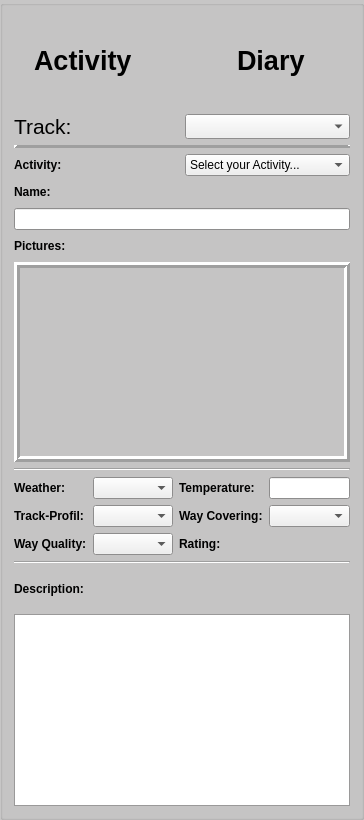
       <widget class="QGroupBox" name="leftGroupBox" >
        <property name="sizePolicy" >
         <sizepolicy vsizetype="Preferred" hsizetype="Fixed" >
          <horstretch>0</horstretch>
          <verstretch>0</verstretch>
         </sizepolicy>
        </property>
        <property name="maximumSize" >
         <size>
          <width>325</width>
          <height>16777215</height>
         </size>
        </property>
        <property name="palette" >
         <palette>
          <active>
           <colorrole role="Base" >
            <brush brushstyle="SolidPattern" >
             <color alpha="255" >
              <red>255</red>
              <green>255</green>
              <blue>255</blue>
             </color>
            </brush>
           </colorrole>
           <colorrole role="Window" >
            <brush brushstyle="SolidPattern" >
             <color alpha="255" >
              <red>199</red>
              <green>198</green>
              <blue>198</blue>
             </color>
            </brush>
           </colorrole>
          </active>
          <inactive>
           <colorrole role="Base" >
            <brush brushstyle="SolidPattern" >
             <color alpha="255" >
              <red>255</red>
              <green>255</green>
              <blue>255</blue>
             </color>
            </brush>
           </colorrole>
           <colorrole role="Window" >
            <brush brushstyle="SolidPattern" >
             <color alpha="255" >
              <red>199</red>
              <green>198</green>
              <blue>198</blue>
             </color>
            </brush>
           </colorrole>
          </inactive>
          <disabled>
           <colorrole role="Base" >
            <brush brushstyle="SolidPattern" >
             <color alpha="255" >
              <red>199</red>
              <green>198</green>
              <blue>198</blue>
             </color>
            </brush>
           </colorrole>
           <colorrole role="Window" >
            <brush brushstyle="SolidPattern" >
             <color alpha="255" >
              <red>199</red>
              <green>198</green>
              <blue>198</blue>
             </color>
            </brush>
           </colorrole>
          </disabled>
         </palette>
        </property>
        <property name="title" >
         <string/>
        </property>
        <layout class="QVBoxLayout" name="verticalLayout_13" >
         <item>
          <layout class="QVBoxLayout" name="verticalLayout_5" >
           <item>
            <spacer name="verticalSpacer_5" >
             <property name="orientation" >
              <enum>Qt::Vertical</enum>
             </property>
             <property name="sizeType" >
              <enum>QSizePolicy::Fixed</enum>
             </property>
             <property name="sizeHint" stdset="0" >
              <size>
               <width>20</width>
               <height>15</height>
              </size>
             </property>
            </spacer>
           </item>
           <item>
            <layout class="QHBoxLayout" name="horizontalLayout_2" >
             <item>
              <spacer name="horizontalSpacer" >
               <property name="orientation" >
                <enum>Qt::Horizontal</enum>
               </property>
               <property name="sizeType" >
                <enum>QSizePolicy::Preferred</enum>
               </property>
               <property name="sizeHint" stdset="0" >
                <size>
                 <width>20</width>
                 <height>56</height>
                </size>
               </property>
              </spacer>
             </item>
             <item>
              <widget class="QLabel" name="label_2" >
               <property name="font" >
                <font>
                 <pointsize>20</pointsize>
                 <weight>75</weight>
                 <bold>true</bold>
                </font>
               </property>
               <property name="text" >
                <string>Activity</string>
               </property>
              </widget>
             </item>
             <item>
              <widget class="QLabel" name="iconLabel" >
               <property name="sizePolicy" >
                <sizepolicy vsizetype="Preferred" hsizetype="Preferred" >
                 <horstretch>0</horstretch>
                 <verstretch>0</verstretch>
                </sizepolicy>
               </property>
               <property name="autoFillBackground" >
                <bool>false</bool>
               </property>
               <property name="text" >
                <string/>
               </property>
              </widget>
             </item>
             <item>
              <widget class="QLabel" name="label_4" >
               <property name="font" >
                <font>
                 <pointsize>20</pointsize>
                 <weight>75</weight>
                 <bold>true</bold>
                </font>
               </property>
               <property name="text" >
                <string>Diary</string>
               </property>
              </widget>
             </item>
             <item>
              <spacer name="horizontalSpacer_10" >
               <property name="orientation" >
                <enum>Qt::Horizontal</enum>
               </property>
               <property name="sizeType" >
                <enum>QSizePolicy::Preferred</enum>
               </property>
               <property name="sizeHint" stdset="0" >
                <size>
                 <width>20</width>
                 <height>56</height>
                </size>
               </property>
              </spacer>
             </item>
            </layout>
           </item>
           <item>
            <spacer name="verticalSpacer_3" >
             <property name="orientation" >
              <enum>Qt::Vertical</enum>
             </property>
             <property name="sizeType" >
              <enum>QSizePolicy::Fixed</enum>
             </property>
             <property name="sizeHint" stdset="0" >
              <size>
               <width>20</width>
               <height>20</height>
              </size>
             </property>
            </spacer>
           </item>
          </layout>
         </item>
         <item>
          <layout class="QHBoxLayout" name="horizontalLayout_11" >
           <item>
            <widget class="QLabel" name="label" >
             <property name="font" >
              <font>
               <pointsize>16</pointsize>
              </font>
             </property>
             <property name="text" >
              <string>Track:</string>
             </property>
             <property name="buddy" >
              <cstring>mTrackCombo</cstring>
             </property>
            </widget>
           </item>
           <item>
            <widget class="QComboBox" name="mTrackCombo" >
             <property name="sizePolicy" >
              <sizepolicy vsizetype="Preferred" hsizetype="Preferred" >
               <horstretch>0</horstretch>
               <verstretch>0</verstretch>
              </sizepolicy>
             </property>
             <property name="minimumSize" >
              <size>
               <width>0</width>
               <height>0</height>
              </size>
             </property>
            </widget>
           </item>
          </layout>
         </item>
         <item>
          <widget class="QFrame" name="separatorFrame" >
           <property name="sizePolicy" >
            <sizepolicy vsizetype="Fixed" hsizetype="MinimumExpanding" >
             <horstretch>0</horstretch>
             <verstretch>0</verstretch>
            </sizepolicy>
           </property>
           <property name="minimumSize" >
            <size>
             <width>0</width>
             <height>3</height>
            </size>
           </property>
           <property name="maximumSize" >
            <size>
             <width>16777215</width>
             <height>3</height>
            </size>
           </property>
           <property name="frameShape" >
            <enum>QFrame::Box</enum>
           </property>
           <property name="frameShadow" >
            <enum>QFrame::Raised</enum>
           </property>
           <property name="lineWidth" >
            <number>5</number>
           </property>
           <property name="midLineWidth" >
            <number>0</number>
           </property>
          </widget>
         </item>
         <item>
          <layout class="QHBoxLayout" name="horizontalLayout_9" >
           <item>
            <widget class="QLabel" name="label_21" >
             <property name="font" >
              <font>
               <weight>75</weight>
               <bold>true</bold>
              </font>
             </property>
             <property name="text" >
              <string>Activity:</string>
             </property>
            </widget>
           </item>
           <item>
            <widget class="QComboBox" name="activitytype" >
             <property name="sizePolicy" >
              <sizepolicy vsizetype="Preferred" hsizetype="Preferred" >
               <horstretch>0</horstretch>
               <verstretch>0</verstretch>
              </sizepolicy>
             </property>
             <item>
              <property name="text" >
               <string>Select your Activity...</string>
              </property>
             </item>
             <item>
              <property name="text" >
               <string>Cycling - Racing Bike</string>
              </property>
             </item>
             <item>
              <property name="text" >
               <string>Cycling - Mountain Bike</string>
              </property>
             </item>
             <item>
              <property name="text" >
               <string>Hiking</string>
              </property>
             </item>
             <item>
              <property name="text" >
               <string>Running</string>
              </property>
             </item>
            </widget>
           </item>
          </layout>
         </item>
         <item>
          <layout class="QVBoxLayout" name="verticalLayout_9" >
           <item>
            <layout class="QHBoxLayout" name="horizontalLayout_19" >
             <item>
              <widget class="QLabel" name="label_23" >
               <property name="sizePolicy" >
                <sizepolicy vsizetype="Preferred" hsizetype="Preferred" >
                 <horstretch>0</horstretch>
                 <verstretch>0</verstretch>
                </sizepolicy>
               </property>
               <property name="font" >
                <font>
                 <weight>75</weight>
                 <bold>true</bold>
                </font>
               </property>
               <property name="text" >
                <string>Name:</string>
               </property>
              </widget>
             </item>
             <item>
              <spacer name="horizontalSpacer_5" >
               <property name="orientation" >
                <enum>Qt::Horizontal</enum>
               </property>
               <property name="sizeType" >
                <enum>QSizePolicy::Preferred</enum>
               </property>
               <property name="sizeHint" stdset="0" >
                <size>
                 <width>40</width>
                 <height>20</height>
                </size>
               </property>
              </spacer>
             </item>
            </layout>
           </item>
           <item>
            <widget class="QLineEdit" name="trackname" />
           </item>
          </layout>
         </item>
         <item>
          <layout class="QVBoxLayout" name="verticalLayout_6" >
           <item>
            <layout class="QHBoxLayout" name="horizontalLayout_8" >
             <item>
              <widget class="QLabel" name="label_28" >
               <property name="sizePolicy" >
                <sizepolicy vsizetype="Preferred" hsizetype="Preferred" >
                 <horstretch>0</horstretch>
                 <verstretch>0</verstretch>
                </sizepolicy>
               </property>
               <property name="font" >
                <font>
                 <weight>75</weight>
                 <bold>true</bold>
                </font>
               </property>
               <property name="text" >
                <string>Pictures:</string>
               </property>
              </widget>
             </item>
             <item>
              <spacer name="horizontalSpacer_3" >
               <property name="orientation" >
                <enum>Qt::Horizontal</enum>
               </property>
               <property name="sizeType" >
                <enum>QSizePolicy::Preferred</enum>
               </property>
               <property name="sizeHint" stdset="0" >
                <size>
                 <width>40</width>
                 <height>20</height>
                </size>
               </property>
              </spacer>
             </item>
            </layout>
           </item>
           <item>
            <widget class="QFrame" name="pictureFrame" >
             <property name="sizePolicy" >
              <sizepolicy vsizetype="Preferred" hsizetype="Preferred" >
               <horstretch>0</horstretch>
               <verstretch>0</verstretch>
              </sizepolicy>
             </property>
             <property name="minimumSize" >
              <size>
               <width>250</width>
               <height>200</height>
              </size>
             </property>
             <property name="frameShape" >
              <enum>QFrame::Box</enum>
             </property>
             <property name="frameShadow" >
              <enum>QFrame::Raised</enum>
             </property>
             <property name="lineWidth" >
              <number>3</number>
             </property>
            </widget>
           </item>
          </layout>
         </item>
         <item>
          <widget class="Line" name="line" >
           <property name="orientation" >
            <enum>Qt::Horizontal</enum>
           </property>
          </widget>
         </item>
         <item>
          <layout class="QGridLayout" name="gridLayout_2" >
           <item row="0" column="0" >
            <widget class="QLabel" name="label_20" >
             <property name="sizePolicy" >
              <sizepolicy vsizetype="Preferred" hsizetype="Preferred" >
               <horstretch>0</horstretch>
               <verstretch>0</verstretch>
              </sizepolicy>
             </property>
             <property name="font" >
              <font>
               <weight>75</weight>
               <bold>true</bold>
              </font>
             </property>
             <property name="text" >
              <string>Weather:</string>
             </property>
            </widget>
           </item>
           <item row="0" column="1" >
            <widget class="QComboBox" name="weather" >
             <property name="sizePolicy" >
              <sizepolicy vsizetype="Preferred" hsizetype="Preferred" >
               <horstretch>0</horstretch>
               <verstretch>0</verstretch>
              </sizepolicy>
             </property>
             <item>
              <property name="text" >
               <string/>
              </property>
             </item>
             <item>
              <property name="text" >
               <string>sunny</string>
              </property>
             </item>
             <item>
              <property name="text" >
               <string>cloudly</string>
              </property>
             </item>
             <item>
              <property name="text" >
               <string>rainy</string>
              </property>
             </item>
             <item>
              <property name="text" >
               <string>dusty</string>
              </property>
             </item>
            </widget>
           </item>
           <item row="0" column="2" colspan="2" >
            <widget class="QLabel" name="label_29" >
             <property name="sizePolicy" >
              <sizepolicy vsizetype="Preferred" hsizetype="Preferred" >
               <horstretch>0</horstretch>
               <verstretch>0</verstretch>
              </sizepolicy>
             </property>
             <property name="font" >
              <font>
               <weight>75</weight>
               <bold>true</bold>
              </font>
             </property>
             <property name="text" >
              <string>Temperature:</string>
             </property>
            </widget>
           </item>
           <item row="0" column="4" >
            <widget class="QLineEdit" name="temperature" />
           </item>
           <item row="1" column="0" >
            <widget class="QLabel" name="label_18" >
             <property name="sizePolicy" >
              <sizepolicy vsizetype="Preferred" hsizetype="Preferred" >
               <horstretch>0</horstretch>
               <verstretch>0</verstretch>
              </sizepolicy>
             </property>
             <property name="font" >
              <font>
               <weight>75</weight>
               <bold>true</bold>
              </font>
             </property>
             <property name="text" >
              <string>Track-Profil:</string>
             </property>
            </widget>
           </item>
           <item row="1" column="1" >
            <widget class="QComboBox" name="profil" >
             <property name="sizePolicy" >
              <sizepolicy vsizetype="Preferred" hsizetype="Preferred" >
               <horstretch>0</horstretch>
               <verstretch>0</verstretch>
              </sizepolicy>
             </property>
             <item>
              <property name="text" >
               <string/>
              </property>
             </item>
             <item>
              <property name="text" >
               <string>even</string>
              </property>
             </item>
             <item>
              <property name="text" >
               <string>hilly</string>
              </property>
             </item>
            </widget>
           </item>
           <item row="1" column="2" colspan="2" >
            <widget class="QLabel" name="label_19" >
             <property name="sizePolicy" >
              <sizepolicy vsizetype="Preferred" hsizetype="Preferred" >
               <horstretch>0</horstretch>
               <verstretch>0</verstretch>
              </sizepolicy>
             </property>
             <property name="font" >
              <font>
               <weight>75</weight>
               <bold>true</bold>
              </font>
             </property>
             <property name="text" >
              <string>Way Covering:</string>
             </property>
            </widget>
           </item>
           <item row="1" column="4" >
            <widget class="QComboBox" name="covering" >
             <property name="sizePolicy" >
              <sizepolicy vsizetype="Preferred" hsizetype="Preferred" >
               <horstretch>0</horstretch>
               <verstretch>0</verstretch>
              </sizepolicy>
             </property>
             <item>
              <property name="text" >
               <string/>
              </property>
             </item>
             <item>
              <property name="text" >
               <string>asphalt</string>
              </property>
             </item>
             <item>
              <property name="text" >
               <string>ballast</string>
              </property>
             </item>
             <item>
              <property name="text" >
               <string>forest soil</string>
              </property>
             </item>
             <item>
              <property name="text" >
               <string>gras</string>
              </property>
             </item>
            </widget>
           </item>
           <item row="2" column="0" >
            <widget class="QLabel" name="label_22" >
             <property name="sizePolicy" >
              <sizepolicy vsizetype="Preferred" hsizetype="Preferred" >
               <horstretch>0</horstretch>
               <verstretch>0</verstretch>
              </sizepolicy>
             </property>
             <property name="font" >
              <font>
               <weight>75</weight>
               <bold>true</bold>
              </font>
             </property>
             <property name="text" >
              <string>Way Quality:</string>
             </property>
            </widget>
           </item>
           <item row="2" column="1" >
            <widget class="QComboBox" name="quality" >
             <property name="sizePolicy" >
              <sizepolicy vsizetype="Preferred" hsizetype="Preferred" >
               <horstretch>0</horstretch>
               <verstretch>0</verstretch>
              </sizepolicy>
             </property>
             <item>
              <property name="text" >
               <string/>
              </property>
             </item>
             <item>
              <property name="text" >
               <string>excellent</string>
              </property>
             </item>
             <item>
              <property name="text" >
               <string>good</string>
              </property>
             </item>
             <item>
              <property name="text" >
               <string>bad</string>
              </property>
             </item>
            </widget>
           </item>
           <item row="2" column="2" >
            <widget class="QLabel" name="label_17" >
             <property name="sizePolicy" >
              <sizepolicy vsizetype="Preferred" hsizetype="Preferred" >
               <horstretch>0</horstretch>
               <verstretch>0</verstretch>
              </sizepolicy>
             </property>
             <property name="font" >
              <font>
               <weight>75</weight>
               <bold>true</bold>
              </font>
             </property>
             <property name="text" >
              <string>Rating:</string>
             </property>
            </widget>
           </item>
           <item row="2" column="3" colspan="2" >
            <layout class="QHBoxLayout" name="horizontalLayout_10" >
             <item>
              <widget class="QLabel" name="ratingLabel_1" >
               <property name="text" >
                <string/>
               </property>
              </widget>
             </item>
             <item>
              <widget class="QLabel" name="ratingLabel_2" >
               <property name="text" >
                <string/>
               </property>
              </widget>
             </item>
             <item>
              <widget class="QLabel" name="ratingLabel_3" >
               <property name="text" >
                <string/>
               </property>
              </widget>
             </item>
             <item>
              <widget class="QLabel" name="ratingLabel_4" >
               <property name="text" >
                <string/>
               </property>
              </widget>
             </item>
            </layout>
           </item>
          </layout>
         </item>
         <item>
          <widget class="Line" name="line_2" >
           <property name="orientation" >
            <enum>Qt::Horizontal</enum>
           </property>
          </widget>
         </item>
         <item>
          <layout class="QVBoxLayout" name="verticalLayout_11" >
           <item>
            <layout class="QHBoxLayout" name="horizontalLayout_13" >
             <item>
              <widget class="QLabel" name="label_3" >
               <property name="sizePolicy" >
                <sizepolicy vsizetype="Preferred" hsizetype="Preferred" >
                 <horstretch>0</horstretch>
                 <verstretch>0</verstretch>
                </sizepolicy>
               </property>
               <property name="font" >
                <font>
                 <weight>75</weight>
                 <bold>true</bold>
                </font>
               </property>
               <property name="text" >
                <string>Description:</string>
               </property>
              </widget>
             </item>
             <item>
              <spacer name="horizontalSpacer_6" >
               <property name="orientation" >
                <enum>Qt::Horizontal</enum>
               </property>
               <property name="sizeType" >
                <enum>QSizePolicy::Preferred</enum>
               </property>
               <property name="sizeHint" stdset="0" >
                <size>
                 <width>122</width>
                 <height>38</height>
                </size>
               </property>
              </spacer>
             </item>
            </layout>
           </item>
           <item>
            <widget class="QTextBrowser" name="descriptionTextBrowser" >
             <property name="sizePolicy" >
              <sizepolicy vsizetype="Expanding" hsizetype="Preferred" >
               <horstretch>0</horstretch>
               <verstretch>0</verstretch>
              </sizepolicy>
             </property>
             <property name="frameShadow" >
              <enum>QFrame::Sunken</enum>
             </property>
             <property name="readOnly" >
              <bool>false</bool>
             </property>
             <property name="html" >
              <string>&lt;!DOCTYPE HTML PUBLIC "-//W3C//DTD HTML 4.0//EN" "http://www.w3.org/TR/REC-html40/strict.dtd">
&lt;html>&lt;head>&lt;meta name="qrichtext" content="1" />&lt;style type="text/css">
p, li { white-space: pre-wrap; }
&lt;/style>&lt;/head>&lt;body style=" font-family:'Sans Serif'; font-size:10pt; font-weight:400; font-style:normal;">
&lt;p style="-qt-paragraph-type:empty; margin-top:0px; margin-bottom:0px; margin-left:0px; margin-right:0px; -qt-block-indent:0; text-indent:0px;">&lt;/p>&lt;/body>&lt;/html></string>
             </property>
            </widget>
           </item>
          </layout>
         </item>
        </layout>
       </widget>
